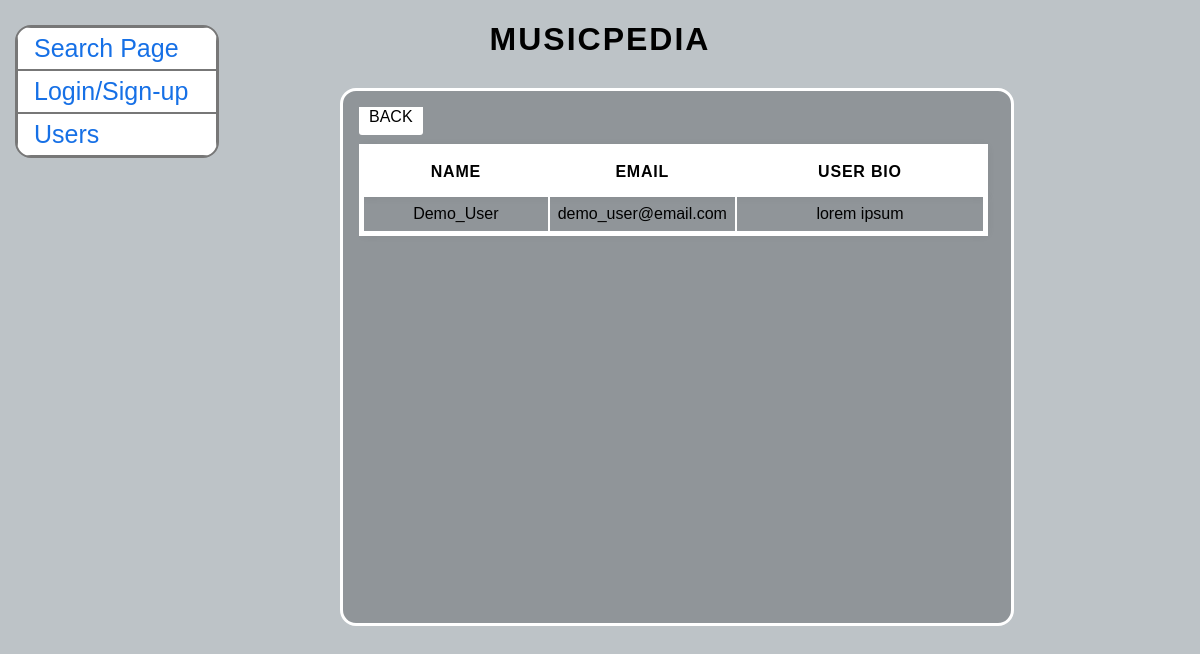
/total.php, run on the app's committed database.
### tables this page shows
CREATE TABLE `users` (
  `user_id` int NOT NULL AUTO_INCREMENT,
  `user_name` varchar(50) NOT NULL,
  `password` varchar(50) NOT NULL,
  `email` varchar(50) DEFAULT NULL,
  `user_bio` varchar(200) DEFAULT NULL,
  PRIMARY KEY (`user_id`),
  UNIQUE KEY `user_name` (`user_name`),
  UNIQUE KEY `email` (`email`)
);

### total.php (the view)
<?php
require 'header.php';
include_once 'connect.php';
?>
<div class="results">
	<table class="results-table">
		<thead>
		<tr>
			<th class="name">Name</th>
			<th class="email">Email</th>
            <th class="bio">User Bio</th>
		</tr>
		</thead>
<?php
    echo "<a class='back_btn' href=\"index.php\">back</a>";
    echo "<br><br>";
    $user_query = $conn->query("SELECT user_name, email, user_bio FROM users ORDER BY user_name ASC");
    while($user_result = $user_query->fetch_assoc()){
        echo "<tr>";
            echo "<td>".$user_result['user_name']."</td>";
            echo "<td>".$user_result['email']."</td>";
            echo "<td>".$user_result['user_bio']."</td>";
        echo "</tr>";
    }
    echo "</table>";
?>
</body>
</html>

### style.css (style rules this page uses)
body { margin: auto; background: #bdc3c7; font-family: Sans-serif; }
.results { width: 99%; height: 500px; margin: auto; padding-right: 25px; overflow-y: scroll; }
.results-table, .results-table th, .results-table td, .results-table tr { border: 2px solid #ffffff; border-collapse: collapse; text-align: center; vertical-align: middle; }
.results-table { border: 5px solid #fff; }
.results-table thead th { height: 40px; padding: 3px; font-size: 16px; position: sticky; top: 0; z-index: 2; border: 2px solid #ffffff; background-color: rgb(255, 255, 255); text-transform: uppercase; letter-spacing: 0.05em; }
.results-table tr { box-shadow: 0px 0px 9px 0px rgba(0,0,0,0.1); }
.results-table td { padding: 8px; }
.back_btn { height: 25px; width: 75px; padding: 10px; margin-top: 25px; background-color: #ffffff; text-transform: uppercase; vertical-align: middle; text-align: center; border-radius: 3px; }
.back_btn:link, .back_btn:visited { color: #000; text-decoration: none; }
.name, .email, .bio { padding: 0; }
.name { width: 30%; }
.email { width: 30%; }
.bio { width: 40%; }

### data on the page
users: user_name "Demo_User", email "demo_user@email.com", user_bio "lorem ipsum"
